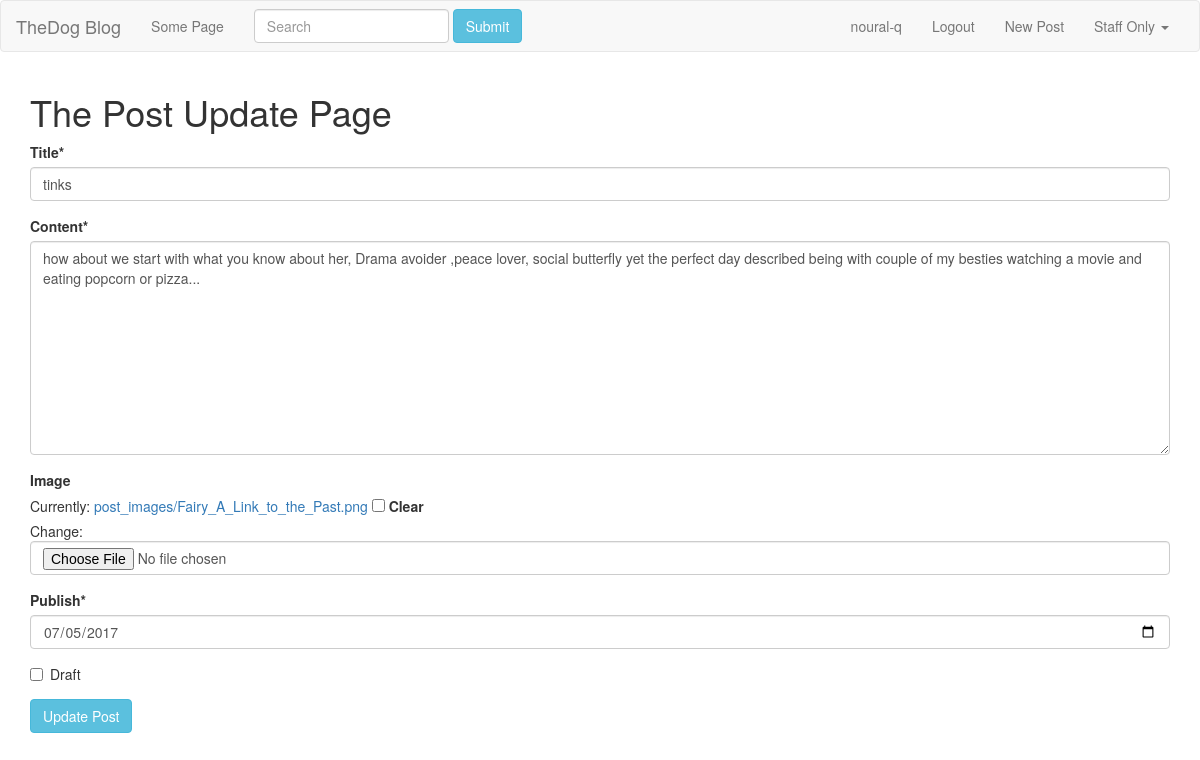
The app's page /posts/update/tinks/ (signed in) with its own data.
### posts/models.py (models this page shows, shortened)
class Post(models.Model):
    author = models.ForeignKey(settings.AUTH_USER_MODEL, default=1)
    title = models.CharField(max_length=255)
    slug = models.SlugField(unique=True)
    image = models.ImageField(null=True, blank=True, upload_to="post_images")
    content = models.TextField()
    draft = models.BooleanField(default=False)
    publish = models.DateField(auto_now=False, auto_now_add=False)
    updated = models.DateTimeField(auto_now=True, auto_now_add=False)
    timestamp = models.DateTimeField(auto_now=False, auto_now_add=True)
    class Meta:
       ordering = ["-timestamp", "-updated"]

### posts/views.py (the view)
# urls.py: url(r'^update/(?P<post_slug>[-\w]+)/$', post_update, name="update"),
def post_update(request, post_slug):
    if not (request.user.is_staff or request.user.is_superuser):
        raise Http404
    instance = get_object_or_404(Post, slug=post_slug)
    form = PostForm(request.POST or None, request.FILES or None,instance = instance)
    if form.is_valid():
        form.save()
        messages.success(request, "Successfully Edited!")
        return redirect(instance.get_absolute_url())
    context = {
    "form":form,
    "instance": instance,
    "title": "Update",
    }
    return render(request, 'post_update.html', context)

### posts/forms.py
class PostForm(forms.ModelForm):
    class Meta:
        model = Post
        fields = ['title', 'content','image','publish','draft']
        widgets={
        'publish': forms.DateInput(attrs={"type":"date"}),
        }

### posts/templates/post_update.html (shortened to what this page needs)
{% extends "base.html" %}
{% load crispy_forms_tags %}
{% block content %}
    <h1>The Post {{title}} Page</h1>
    <form action="{% url 'update' post_slug=instance.slug %}" method="POST" enctype="multipart/form-data">
    {{form|crispy}}
    <input class='btn btn-info' type="submit" value="Update Post">
    </form>
{% endblock %}

### posts/templates/navbar.html (shortened to what this page needs)
<nav class="navbar navbar-default">
  <div class="container-fluid">
    <div class="navbar-header">
      <a class="navbar-brand" href="/posts/list">TheDog Blog</a>
    </div>
    <div class="collapse navbar-collapse" id="bs-example-navbar-collapse-1">
      <ul class="nav navbar-nav">
        <li><a href="#">Some Page</a></li>
      </ul>
      <form class="navbar-form navbar-left" action="{% url 'list' %}" method="GET">
        <div class="form-group">
          <input type="text" class="form-control" placeholder="Search" name="q" value="{{ request.GET.q }}">
        </div>
        <button type="submit" class="btn btn-info">Submit</button>
      </form>
      <ul class="nav navbar-nav navbar-right">
        {% if  request.user.is_authenticated %}
        <li><a href="#">{{request.user}}</a></li>
        <li><a href="#">Logout</a></li>
        <li><a href="{% url 'create' %}">New Post</a></li>
        {% else %}
        <li><a href="#">Login</a></li>
        <li><a href="#">Register</a></li>
        {% endif %}
        {% if  request.user.is_staff or request.user.is_superuser %}
        <li class="dropdown">
          <a href="#" class="dropdown-toggle" data-toggle="dropdown" role="button" aria-haspopup="true" aria-expanded="false">Staff Only <span class="caret"></span></a>
        </li>
        {% endif %}
      </ul>
    </div>
  </div>
</nav>

### posts/static/css/base.css (style rules this page uses)
h1 { color:#342D7E; }

### records on screen
Post: title "tinks", content "how about we start with what you know about her, Drama avoider ,peace lover, social butterfly yet the perfect day described being with couple of my besties watching a movie and eating popcorn or pizza...", publish "07/05/2017"

### other values on screen
{{ request.user }} "noural-q"
{{ title }} "Update"
